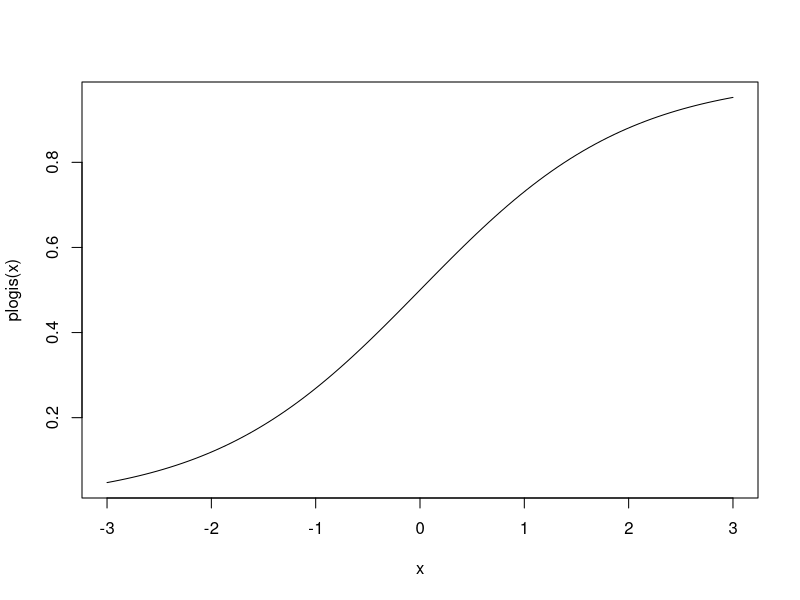
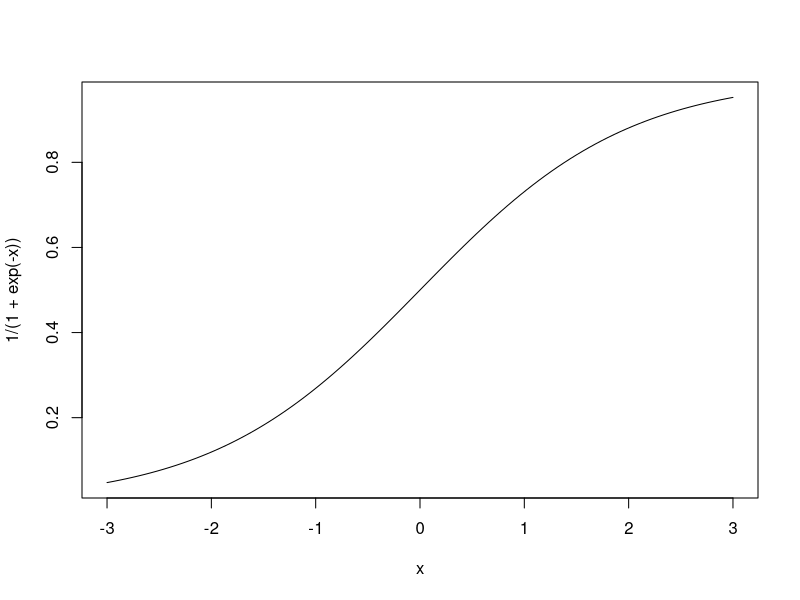
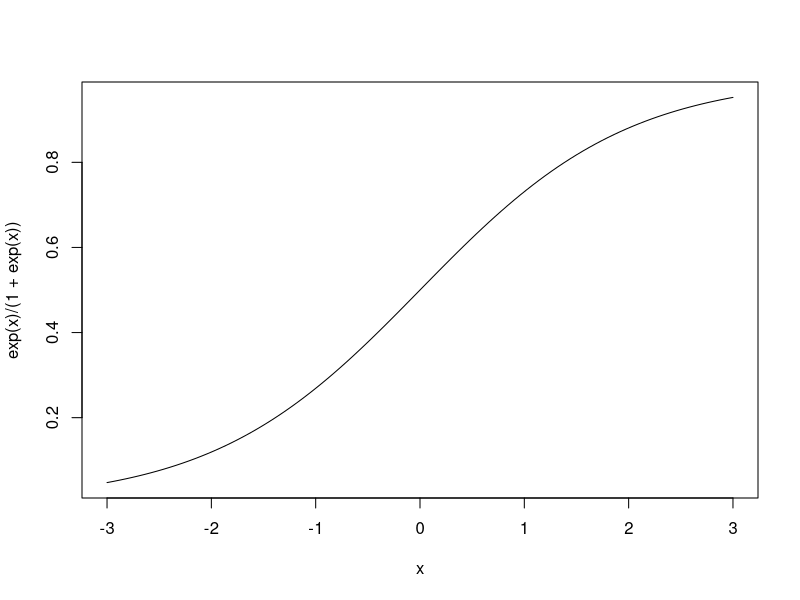
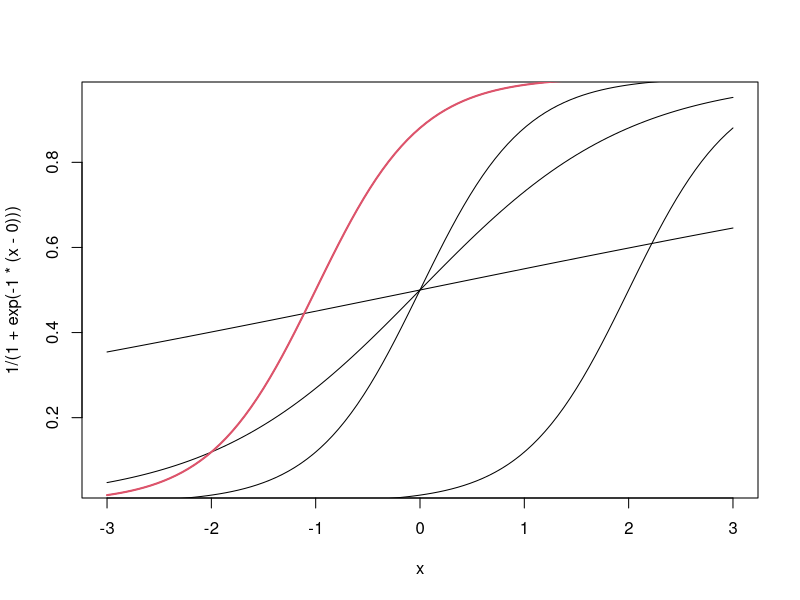
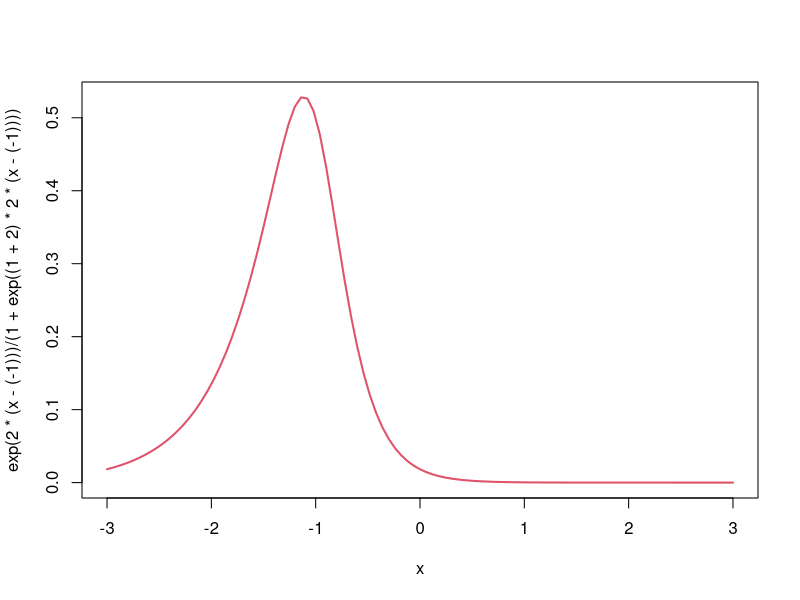
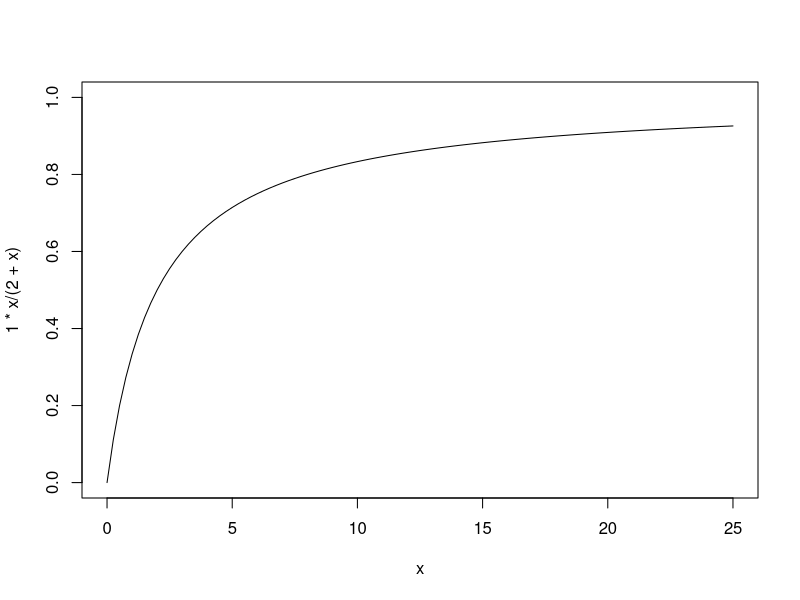
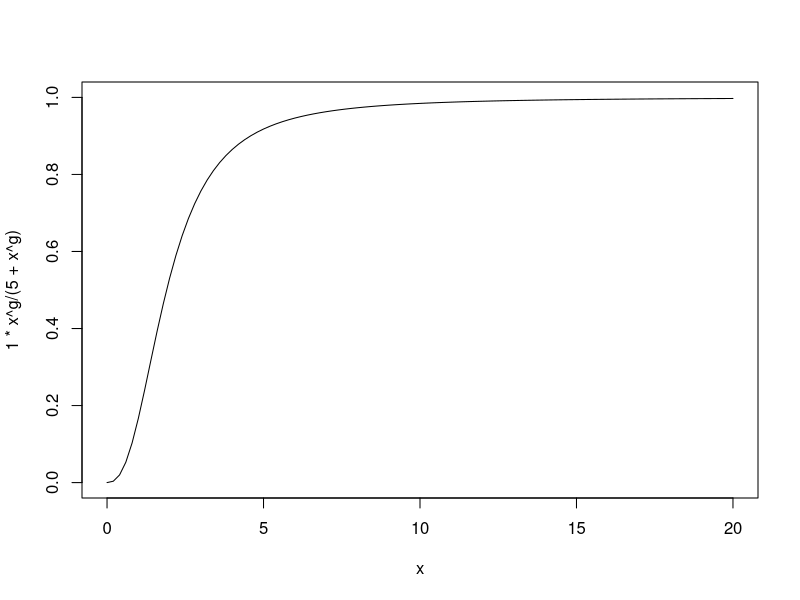
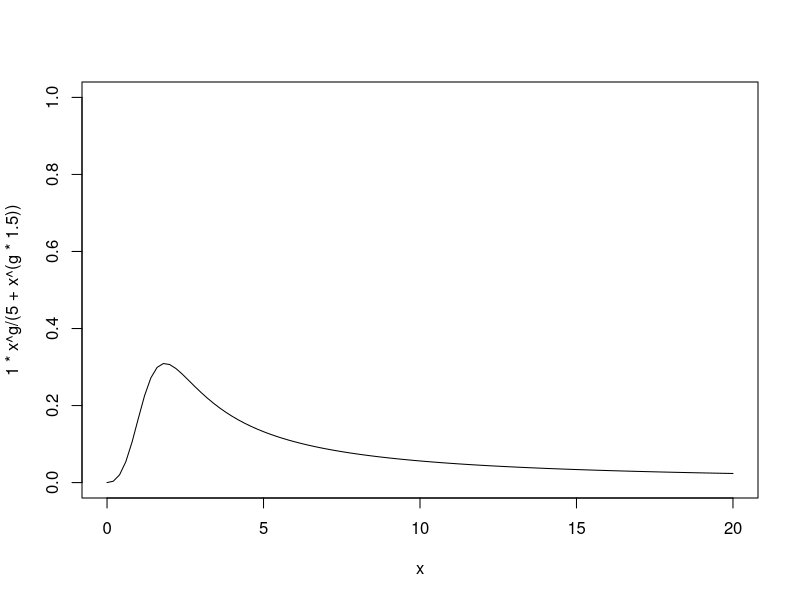

Here is the R script that generated these plots, in order:
## ---- chunk 1
knitr::opts_chunk$set(echo = FALSE)
## ---- chunk 2
curve(plogis(x), xlim = c(-3, 3))

curve(1/(1 + exp(-x)), xlim = c(-3, 3))


curve(exp(x)/(1 + exp(x)), xlim = c(-3, 3))



curve(1/(1 + exp(-1*(x - 0))), xlim = c(-3, 3))

curve(1/(1 + exp(-2*(x - 0))), xlim = c(-3, 3), add = TRUE)
curve(1/(1 + exp(-.2*(x - 0))), xlim = c(-3, 3), add = TRUE)
curve(1/(1 + exp(-2*(x - 2))), xlim = c(-3, 3), add = TRUE)
curve(1/(1 + exp(-2*(x - (-1)))), xlim = c(-3, 3), add = TRUE)


curve(exp(2*(x - (-1)))/(1 + exp(2*(x - (-1)))), 
      xlim = c(-3, 3), add = TRUE, col = 2, lwd = 2)


# modified logistic from volnesh (?) and Ben bolker
curve(exp(2*(x - (-1)))/(1 + exp((1 + 2)*2*(x - (-1)))), 
      xlim = c(-3, 3), col = 2, lwd = 2)

## type 2 functiona lresponse but fancy


curve(1*x/(2 + x), xlim = c(0, 25), ylim = c(0, 1))


g <- 2.5
curve(1*x^g/(5 + x^g), xlim = c(0, 20), ylim = c(0, 1))


g <- 2.5
curve(1*x^g/(5 + x^(g*1.5)), xlim = c(0, 20), ylim = c(0, 1))

curve(x*exp(.6*(1 - x)), xlim = c(0, 11))
curve(x*exp(1*(1 - x)), xlim = c(0, 11), add = TRUE)
curve(x*exp(1.1*(1 - x)), xlim = c(0, 11), add = TRUE)
curve(x*exp(1.7*(1 - x)), xlim = c(0, 11), add = TRUE)

curve(x*exp(.7*(1 - x/5)^3), xlim = c(0, 15))
abline(h = 5)

e1 <- 0.7 # probability of extinction?
es <- 8
curve((1 - e1) * x^2 / (es^2 + x ^ 2), xlim = c(0, 30), ylim = c(0, 1))
abline(h = 1-e1)

# okay simplify


surviv <- 0.7 # probability of extinction?
halfsize <- 8
curve(surviv * x^2 / (halfsize^2 + x ^ 2), xlim = c(0, 30), ylim = c(0, 1))
abline(h = surviv/2, v = halfsize, lty = 2)
abline(h = surviv, lty = 3)



curve(1/(1 + exp(-.7*x)), xlim = c(-3,3))


betas <- rnorm(20, mean = log(.45), sd = .8)

curve(1/(1 + exp(-.45*x)), xlim = c(-10, 10))

for(i in 1:length(betas)){
  curve(1 / (1 + exp(-exp(betas[i]) * x)), add = TRUE)
}


## ----------------


betas <- rlnorm(20, meanlog = log(.45), sdlog = .8)
betas
curve(1/(1 + exp(-.45*x)), xlim = c(-10, 10))

for(i in 1:length(betas)){
  curve(1 / (1 + exp(-betas[i] * x)), add = TRUE)
}

rnorm(1e5, mean = -.8, sd = .3) |> exp() |> hist()


curve(1/(1 + exp(-1.5*x)), xlim = c(-10, 10))

## ---- chunk 3
curve(plogis(2*(x-(-1))), xlim = c(-3,3))


curve(plogis(2*(x-(-1))) * plogis(-1*(x - (+1))),
      xlim = c(-3,3), ylim = c(0, 1))
## ---- chunk 4

## ---- chunk 5
curve(plogis(x), xlim = c(-4, 4))
curve(plogis(x) - plogis(x-1), xlim = c(-4, 4), ylim   = c(0, 1))
curve(plogis(x) - plogis(x-4), xlim = c(-4, 4), add = TRUE)
curve(plogis(x) - plogis(x-6), xlim = c(-4, 4), add = TRUE)
curve(plogis(x) - plogis(x-4), xlim = c(-4, 4), add = FALSE)
## ---- chunk 6
curve(exp(-2*(x-1)^2), xlim = c(-4, 4))
